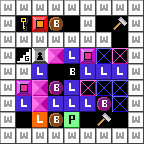

The image is a tile-based game level rendered from a .tmx file. Its description and complete source (layers, tilesets, objects, tile grids) follow:
An orthogonal 9x9 tile map with 16x16 px tiles, 1 tile layer (Tile layer 1).

<map version="1.0" tiledversion="1.1.6" orientation="orthogonal" renderorder="right-down" width="9" height="9" tilewidth="16" tileheight="16" infinite="0" nextobjectid="1">
 <properties>
  <property name="difficulty" value="7" />
  <property name="name" value="Chaos Rising" />
  <property name="turns" value="46" />
 </properties>
 <tileset firstgid="1" source="../../../dev/editor_tileset.tsx" />
 <layer name="Tile layer 1" width="9" height="9">
  <data encoding="csv">
1,1,1,1,1,1,1,1,1,
1,5,13,2,0,1,0,12,1,
1,1,1,1,1,1,1,0,1,
1,18,4,7,10,14,9,6,1,
1,1,10,0,16,10,10,10,1,
1,14,7,11,10,6,9,9,1,
1,10,7,10,10,10,11,9,1,
1,0,3,2,17,0,12,0,1,
1,1,1,1,1,1,1,1,1
</data>
 </layer>
</map>
